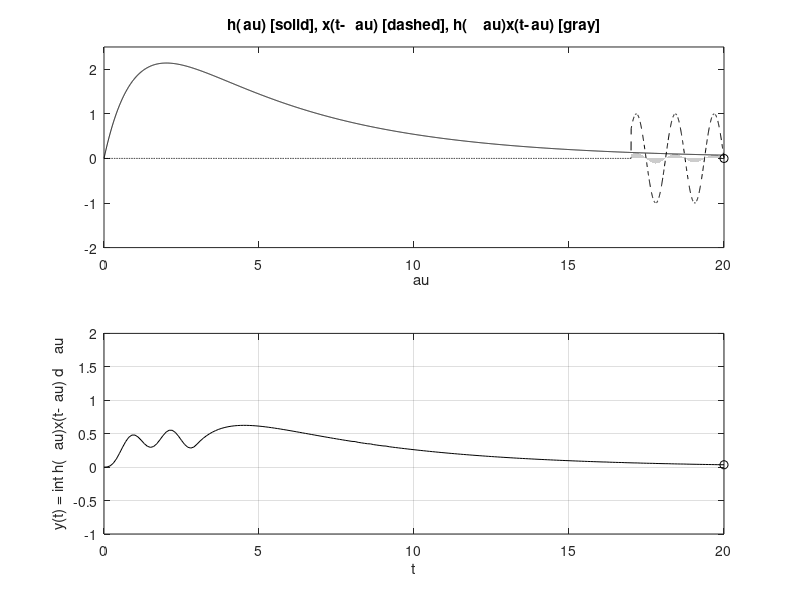

Write the MATLAB code that produced this figure.
% First create the u(t) function
u = @(t) 1.0.* (t>=0);

% Create the x(t) function.
x = @(t) sin(5*t).*(u(t) - u(t - 3));

% Now truncate each of the impluse response funtions.

h = @(t) 4*(exp(-t/5)-exp(-t)).*(u(t)-u(t-20)); %h4

% Modified CH2MP4 from B.1
dtau = 0.005;
tau = [0:dtau:20]; ti = 0; 
tvec = [0:0.1:20]; y = NaN*zeros(1,length(tvec));
% Pre-allocate memory
for t = tvec,
    ti = ti+1; % Time index
    xh = x(t-tau).*h(tau); 
    lxh = length(xh);
    y(ti) = sum(xh.*dtau); 
    % Trapezoidal approximation of convolution integral
    subplot(2,1,1),plot(tau,h(tau),"k-",tau,x(t-tau),"k--",t,0,"ok");
    axis([tau(1) tau(end) -2.0 2.5]);
    patch([tau(1:end-1);tau(1:end-1);tau(2:end);tau(2:end)],...
        [zeros(1,lxh-1);xh(1:end-1);xh(2:end);zeros(1,lxh-1)],...
        [.8 .8 .8],"edgecolor","none");
    xlabel("\tau"); title("h(\tau) [solid], x(t-\tau) [dashed], h(\tau)x(t-\tau) [gray]");
    c = get(gca,'children'); set(gca,'children',[c(2);c(3);c(4);c(1)]);
    subplot(2,1,2),plot(tvec,y,"k",tvec(ti),y(ti),"ok");
    xlabel("t"); ylabel("y(t) = \int h(\tau)x(t-\tau) d\tau");
    axis([tau(1) tau(end) -1.0 2.0]); grid;
    drawnow;
end
